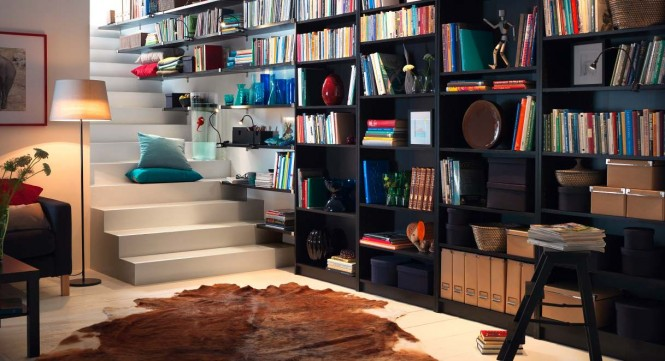
//> input picture ch6/images/10.jpg, 665 x 361 px
$ ./main   (built with g++ and OpenCV 4)
//> lines starting //> are read from the running program, lines starting //| are printed output that depends on the picture; after the words box and inside, x2 and y2 are one past the last pixel; in counts of white or black regions, pixels touching at a corner belong together
#include "opencv2/core.hpp"
#include "opencv2/highgui.hpp"
#include "opencv2/imgproc.hpp"

#include <iostream>
#include <vector>

using namespace cv;
using namespace std;

static void floodfill(const std::string &imgname)
{
    Mat img = imread(imgname);

    imshow("Origin", img);

    Rect ccomp;
    floodFill(img, Point(50, 300), Scalar(200, 100, 5), &ccomp, Scalar(20, 20, 20), Scalar(20, 20, 20));

    imshow("FloodFill", img);
}

// FloodFill Example
// opencv-3.4.0/samples/cpp/ffilldemo.cpp
static void help()
{
    cout << "\nThis program demonstrated the floodFill() function\n"
            "Call:\n"
            "./ffilldemo [image_name -- Default: ../data/fruits.jpg]\n" << endl;

    cout << "Hot keys: \n"
            "\tESC - quit the program\n"
            "\tc - switch color/grayscale mode\n"
            "\tm - switch mask mode\n"
            "\tr - restore the original image\n"
            "\ts - use null-range floodfill\n"
            "\tf - use gradient floodfill with fixed(absolute) range\n"
            "\tg - use gradient floodfill with floating(relative) range\n"
            "\t4 - use 4-connectivity mode\n"
            "\t8 - use 8-connectivity mode\n"
            "\th - print this help\n" << endl;
}

//
Mat image0, image, gray, mask;
int ffillMode = 1;
int loDiff = 20, upDiff = 20;
int connectivity = 4;
bool isColor = true;
bool useMask = false;
int newMaskVal = 255;

static void onMouse( int event, int x, int y, int, void* )
{
    if (event != cv::EVENT_LBUTTONDOWN) {
        return;
    }

    Point seed = Point(x, y);
    int lo = ffillMode == 0 ? 0 : loDiff;
    int up = ffillMode == 0 ? 0 : upDiff;
    int flags = connectivity + (newMaskVal << 8) + (ffillMode == 1 ? FLOODFILL_FIXED_RANGE : 0);
    int b = (unsigned)theRNG() & 255;
    int g = (unsigned)theRNG() & 255;
    int r = (unsigned)theRNG() & 255;

    Rect ccomp;
    Scalar newval = isColor ? Scalar(b, g, r) : Scalar(r*0.299 + g*0.587 + b*0.114);
    Mat dst = isColor ? image : gray;
    int area;

    if (useMask) {
        threshold(mask, mask, 1, 128, THRESH_BINARY);
        area = floodFill(dst, mask, seed, newval, &ccomp, Scalar(lo, lo, lo), Scalar(up, up, up), flags);
        imshow("mask", mask);
    } else {
        area = floodFill(dst, mask, seed, newval, &ccomp, Scalar(lo, lo, lo), Scalar(up, up, up), flags);
    }

    imshow("image", dst);
    cout << area << " pixels were repainted\n";
}

static int ffilldemo(int argc, char **argv)
{
//> called with argc = 1
    string filename = "../../images/10.jpg";
    if (argc == 2) {
        filename = argv[1];
    }
    image0 = imread(filename);
//> image0 is the input picture: 361 rows x 665 cols, CV_8UC3; mean B, G, R 79.1, 86.7, 102.2
    if (image0.empty()) {
        cout << "Image empty" << endl;
        return 0;
    }
    help();

    image0.copyTo(image);
    cvtColor(image0, gray, COLOR_BGR2GRAY);
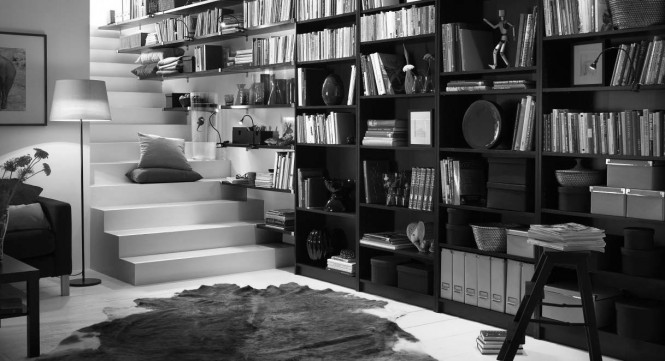
//> gray: 361 rows x 665 cols, CV_8UC1; min 0, max 255, mean 90.5
    mask.create(image0.rows + 2, image0.cols + 2, CV_8UC1);

    namedWindow("image");
    createTrackbar("lo_diff", "image", &loDiff, 255, 0);
    createTrackbar("up_diff", "image", &upDiff, 255, 0);

    setMouseCallback("image", &onMouse, 0);

    for (;;) {
        imshow("image", isColor ? image : gray);

        char c = char(waitKey(0));
//> the left mouse button is pressed and released at (166, 90)
//> in onMouse, `area = floodFill(dst, mask, seed, newval, &ccomp, Scalar(lo, lo, lo), ..`: dst: 361 rows x 665 cols, CV_8UC3; 39 pixels changed, all inside (x1, y1, x2, y2) = (162, 87, 173, 93)
//> in onMouse, `area = floodFill(dst, mask, seed, newval, &ccomp, Scalar(lo, lo, lo), ..`:
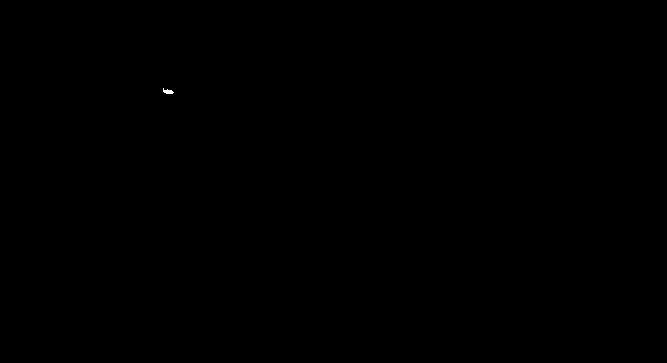
//> mask: 363 rows x 667 cols, CV_8UC1; min 0, max 255, mean 0
//> in onMouse, `area = floodFill(dst, mask, seed, newval, &ccomp, Scalar(lo, lo, lo), ..`: area = 39; ccomp = Rect(162, 87, 11, 6)
//| 39 pixels were repainted
//> the left mouse button is pressed and released at (498, 90)
//> in onMouse (call 3), `area = floodFill(dst, mask, seed, newval, &ccomp, Scalar(lo, lo, lo), ..`: dst: 361 rows x 665 cols, CV_8UC3; mean B, G, R 79.2, 86.7, 102.2
//> in onMouse (call 3), `area = floodFill(dst, mask, seed, newval, &ccomp, Scalar(lo, lo, lo), ..`: mask: 363 rows x 667 cols, CV_8UC1; 24 pixels changed, all inside (x1, y1, x2, y2) = (493, 90, 511, 93)
//| 24 pixels were repainted
//> the left mouse button is pressed and released at (498, 270)
//> in onMouse (call 5), `area = floodFill(dst, mask, seed, newval, &ccomp, Scalar(lo, lo, lo), ..`:
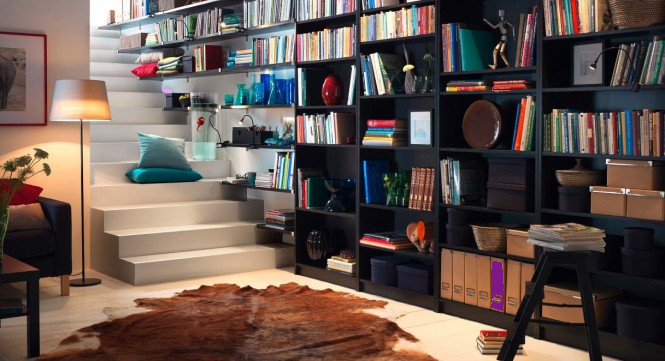
//> dst: 361 rows x 665 cols, CV_8UC3; mean B, G, R 79.3, 86.5, 102.1
//> in onMouse (call 5), `area = floodFill(dst, mask, seed, newval, &ccomp, Scalar(lo, lo, lo), ..`:
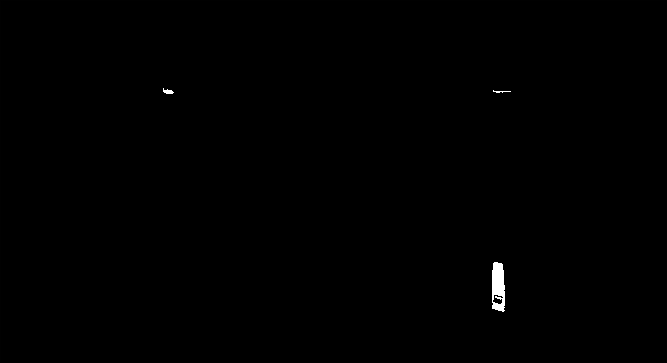
//> mask: 363 rows x 667 cols, CV_8UC1; min 0, max 255, mean 0.6
//> in onMouse (call 5), `area = floodFill(dst, mask, seed, newval, &ccomp, Scalar(lo, lo, lo), ..`: area = 527; ccomp = Rect(491, 261, 13, 50)
//| 527 pixels were repainted
//> the left mouse button is pressed and released at (166, 270)
//> in onMouse (call 7), `area = floodFill(dst, mask, seed, newval, &ccomp, Scalar(lo, lo, lo), ..`:
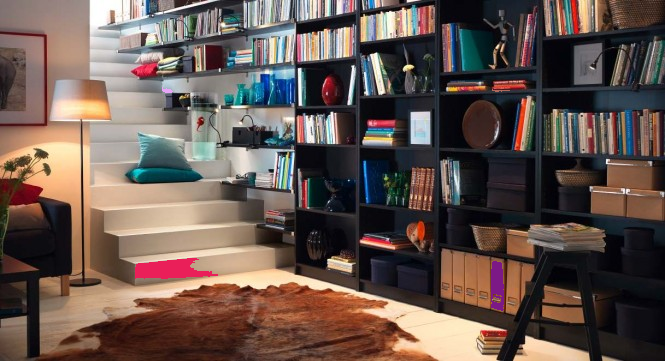
//> dst: 361 rows x 665 cols, CV_8UC3; 0.47% of pixels changed, all inside (x1, y1, x2, y2) = (135, 258, 218, 279)
//> in onMouse (call 7), `area = floodFill(dst, mask, seed, newval, &ccomp, Scalar(lo, lo, lo), ..`:
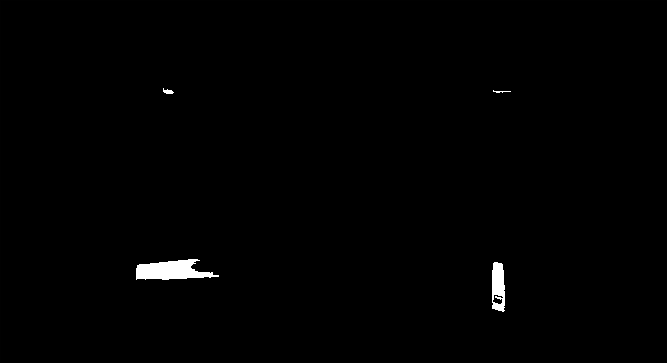
//> mask: 363 rows x 667 cols, CV_8UC1; 0.46% of pixels changed, all inside (x1, y1, x2, y2) = (136, 259, 219, 280)
//> in onMouse (call 7), `area = floodFill(dst, mask, seed, newval, &ccomp, Scalar(lo, lo, lo), ..`: area = 1120; ccomp = Rect(135, 258, 83, 21)
//| 1120 pixels were repainted
//> the Esc key is pressed
        if (c == 27)  { // ESC
            cout << "Existing..." << endl;
            break;
        }

        switch (c) {
        case 'c':
        case '1':
            if (isColor) {
                cout << "Grayscale mode is set\n";
                cvtColor(image0, gray, COLOR_BGR2GRAY);
                mask = Scalar::all(0);
                isColor = false;
            } else {
                cout << "Color mode is set\n";
                image0.copyTo(image);
                isColor = true;
            }
            break;
        case 'm':
        case '2':
            if (useMask) {
                destroyWindow("mask");
                useMask = false;
            } else {
                namedWindow("mask");
                mask = Scalar::all(0);
                imshow("mask", mask);
                useMask = true;
            }
            break;
        case 'r':
        case '3':
            cout << "Original image is restored\n";
            image0.copyTo(image);
            cvtColor(image0, gray, COLOR_BGR2GRAY);
            mask = Scalar::all(0);
            break;
        case 's':
            cout << "Simple floodfill is set\n";
            ffillMode = 0;
            break;
        case 'f':
        case '5':
            cout << "Fixed Range floodfill mode is set\n";
            ffillMode = 1;
            break;
        case 'g':
        case '6':
            cout << "Gradient (floating range) floodfill mode is set\n";
            ffillMode = 2;
            break;
        case '4':
        case '7':
            cout << "4-connectivity mode is set\n";
            connectivity = 4;
            break;
        case '8':
            cout << "8-connectivity mode is set\n";
            connectivity = 8;
            break;
        case 'h':
            help();
            break;
        default:
            break;
        }
    }
    return 0;
}

int main(int argc, char **argv)
{
    std::string imgname = "../../images/9.jpg";
    if (argc == 2) {
        imgname = argv[1];
    }

    // floodfill(imgname);
    ffilldemo(argc, argv);

    waitKey(0);
    return 0;
}

$ run again, with ch6/images/1.jpg copied over ch6/images/10.jpg
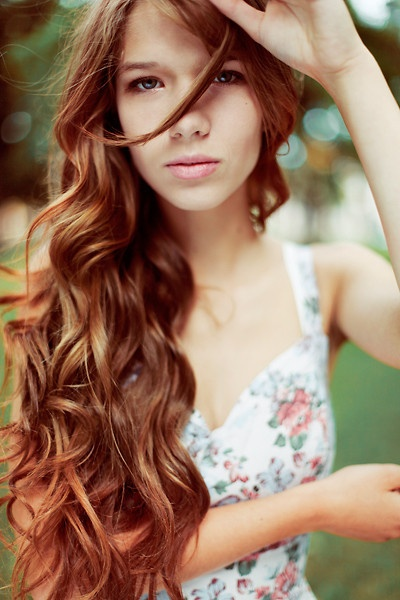
//> input picture ch6/images/1.jpg, 400 x 600 px
//> in ffilldemo, image0 is the input picture: 600 rows x 400 cols, CV_8UC3; mean B, G, R 98.3, 120, 152.7
//> dst: 600 rows x 400 cols, CV_8UC3; 0.08% of pixels changed, all inside (x1, y1, x2, y2) = (94, 141, 104, 175)
//> area = 202; ccomp = Rect(94, 141, 10, 34)
//| 202 pixels were repainted
//> in onMouse (call 3), `area = floodFill(dst, mask, seed, newval, &ccomp, Scalar(lo, lo, lo), ..`:
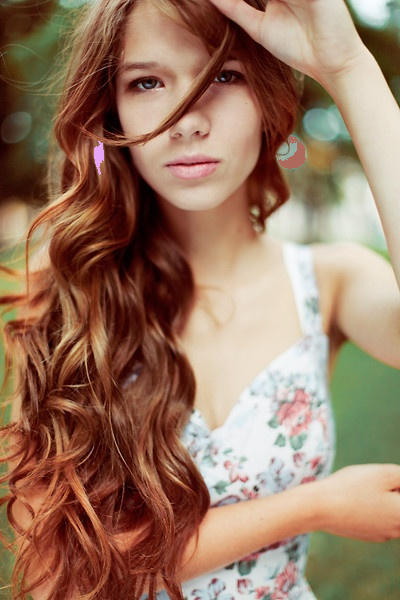
//> dst: 600 rows x 400 cols, CV_8UC3; mean B, G, R 98.3, 120, 152.8
//> mask: 602 rows x 402 cols, CV_8UC1; min 0, max 255, mean 0.7
//> area = 415; ccomp = Rect(278, 136, 28, 33)
//| 415 pixels were repainted
//> dst: 600 rows x 400 cols, CV_8UC3; 0.27% of pixels changed, all inside (x1, y1, x2, y2) = (299, 419, 328, 466)
//> mask: 602 rows x 402 cols, CV_8UC1; min 0, max 255, mean 1.3
//| 645 pixels were repainted
//> dst: 600 rows x 400 cols, CV_8UC3; mean B, G, R 98.2, 119.5, 152.8
//> in onMouse (call 7), `area = floodFill(dst, mask, seed, newval, &ccomp, Scalar(lo, lo, lo), ..`:
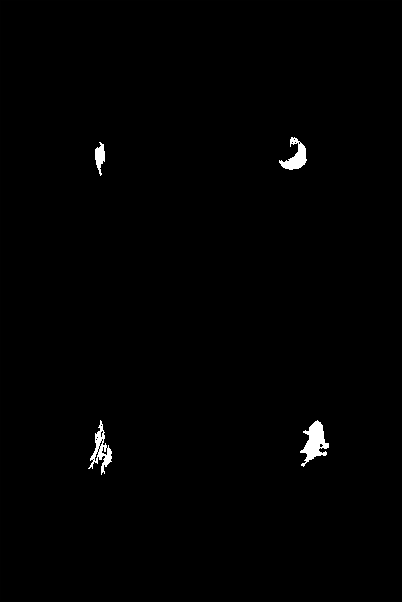
//> mask: 602 rows x 402 cols, CV_8UC1; min 0, max 255, mean 1.8
//> area = 450; ccomp = Rect(87, 419, 24, 55)
//| 450 pixels were repainted

$ run again, with ch6/images/12.jpg copied over ch6/images/10.jpg
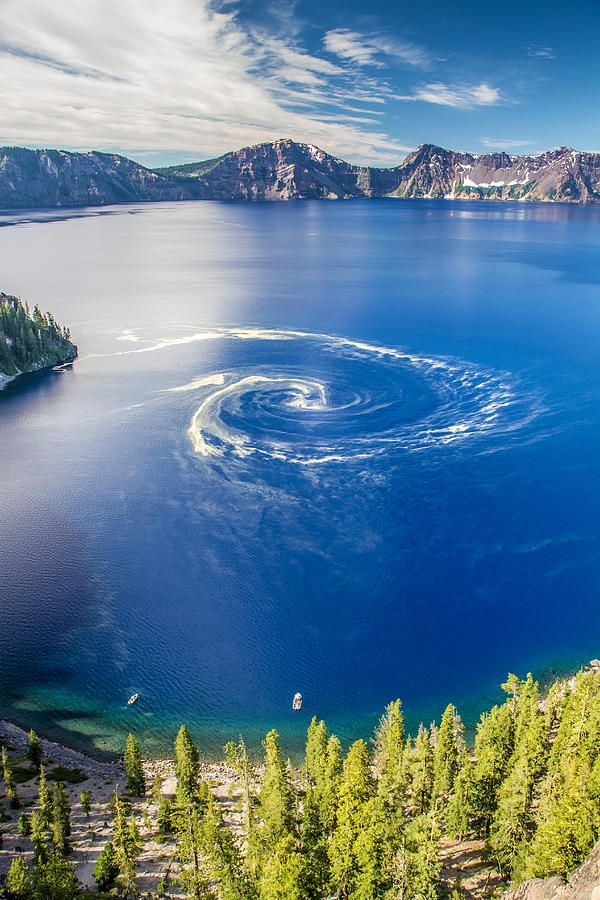
//> input picture ch6/images/12.jpg, 600 x 900 px
//> in ffilldemo, image0 is the input picture: 900 rows x 600 cols, CV_8UC3; mean B, G, R 148, 127.2, 95.2
//> dst: 900 rows x 600 cols, CV_8UC3; 5.86% of pixels changed, all inside (x1, y1, x2, y2) = (0, 203, 238, 442)
//> area = 31644; ccomp = Rect(0, 203, 238, 239)
//| 31644 pixels were repainted
//> dst: 900 rows x 600 cols, CV_8UC3; mean B, G, R 146.5, 123.8, 100.3
//> mask: 902 rows x 602 cols, CV_8UC1; min 0, max 255, mean 24.9
//| 21320 pixels were repainted
//> dst: 900 rows x 600 cols, CV_8UC3; mean B, G, R 146.5, 121.3, 108.6
//> in onMouse (call 5), `area = floodFill(dst, mask, seed, newval, &ccomp, Scalar(lo, lo, lo), ..`:
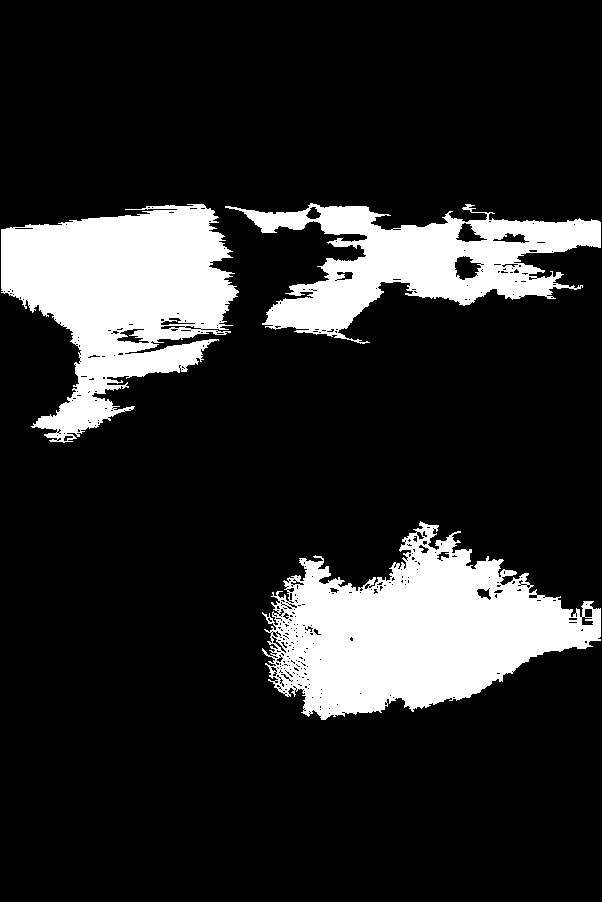
//> mask: 902 rows x 602 cols, CV_8UC1; min 0, max 255, mean 42.1
//> area = 36585; ccomp = Rect(261, 520, 339, 199)
//| 36585 pixels were repainted
//> dst: 900 rows x 600 cols, CV_8UC3; mean B, G, R 146.3, 121, 110.6
//> in onMouse (call 7), `area = floodFill(dst, mask, seed, newval, &ccomp, Scalar(lo, lo, lo), ..`:
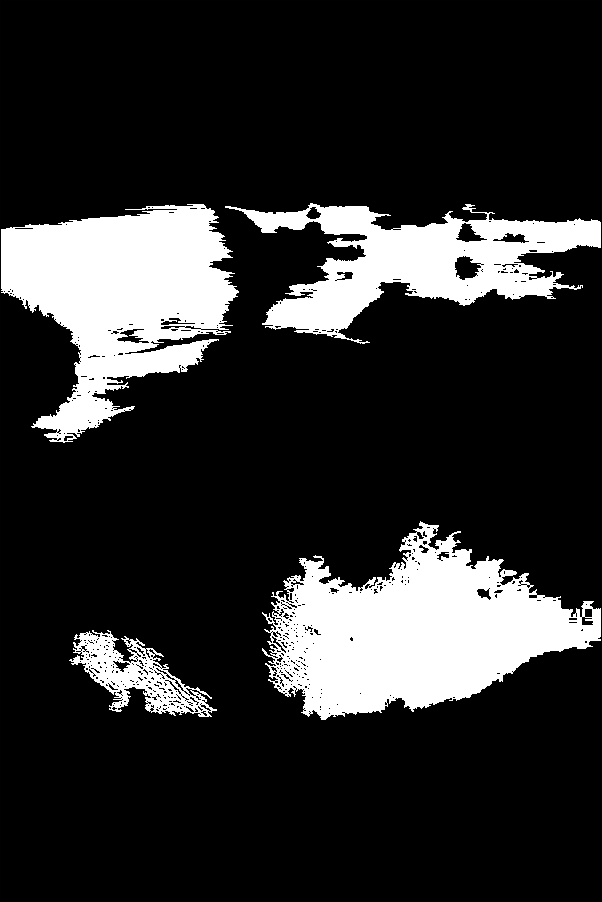
//> mask: 902 rows x 602 cols, CV_8UC1; 0.87% of pixels changed, all inside (x1, y1, x2, y2) = (69, 630, 217, 717)
//> area = 4744; ccomp = Rect(68, 629, 148, 87)
//| 4744 pixels were repainted
